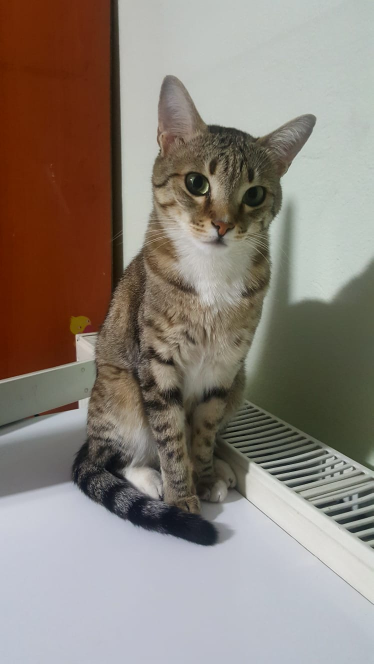
#> input picture yumushan.jpg, 747 x 1328 px (shown at 1/2 size)
$ python HLS.py
#> lines starting #> are read from the running program, lines starting #| are printed output that depends on the picture; after the words box and inside, x2 and y2 are one past the last pixel; in counts of white or black regions, pixels touching at a corner belong together
import cv2
import numpy as np

# load image
img = cv2.imread("yumushan.jpg")
#> img is the input picture: shape (1328, 747, 3); mean B, G, R 120.8, 129.9, 139.6
x = img.shape[1]
#> x = 747
y = img.shape[0]
#> y = 1328

# resize
new_x = 450
new_y = int(new_x * y / x)
#> new_y = 800
img = cv2.resize(img, (new_x, new_y))
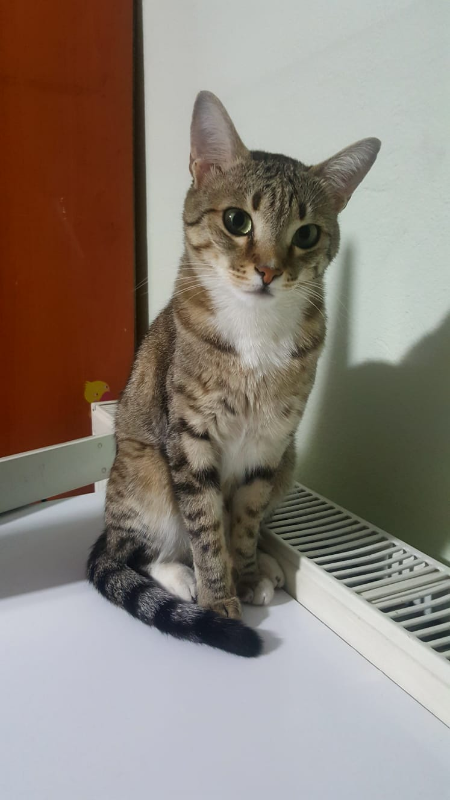
#> img: shape (800, 450, 3); mean B, G, R 120.7, 129.9, 139.6

hls_img = cv2.cvtColor(img, cv2.COLOR_BGR2HLS)
#> hls_img: shape (800, 450, 3); mean of channels 0, 1, 2 52, 131.2, 59.4

# trackbar window size
cv2.namedWindow("HLS Trackbar")
cv2.resizeWindow("HLS Trackbar", 200, 10)

# global features
h_low = 0
h_high = 179
l_low = 0
l_high = 255
s_low = 0
s_high = 255

# trackbar functions
cv2.createTrackbar("H Low", "HLS Trackbar", h_low, 179, lambda x: x)
cv2.createTrackbar("H High", "HLS Trackbar", h_high, 179, lambda x: x)
cv2.createTrackbar("L Low", "HLS Trackbar", l_low, 255, lambda x: x)
cv2.createTrackbar("L High", "HLS Trackbar", l_high, 255, lambda x: x)
cv2.createTrackbar("S Low", "HLS Trackbar", s_low, 255, lambda x: x)
cv2.createTrackbar("S High", "HLS Trackbar", s_high, 255, lambda x: x)

while True:
    h_low = cv2.getTrackbarPos("H Low", "HLS Trackbar")
    h_high = cv2.getTrackbarPos("H High", "HLS Trackbar")
    l_low = cv2.getTrackbarPos("L Low", "HLS Trackbar")
    l_high = cv2.getTrackbarPos("L High", "HLS Trackbar")
    s_low = cv2.getTrackbarPos("S Low", "HLS Trackbar")
    s_high = cv2.getTrackbarPos("S High", "HLS Trackbar")

    lower = np.array([h_low, l_low, s_low])
    upper = np.array([h_high, l_high, s_high])

    mask = cv2.inRange(hls_img, lower, upper)
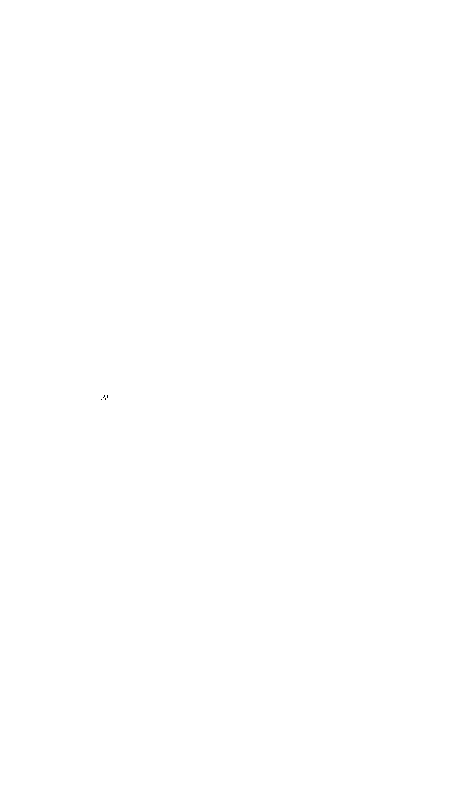
#> mask: shape (800, 450); 100% white; black in thin lines or dots, all inside (x1, y1, x2, y2) = (101, 395, 108, 400)
    result = cv2.bitwise_and(img, img, mask=mask)

    cv2.imshow("HLS Trackbar", result)

    if cv2.waitKey(1) & 0xFF == ord("q"):
#> (key q is pressed here)
        break

cv2.destroyAllWindows()

$ run again, with hls1.png saved as yumushan.jpg
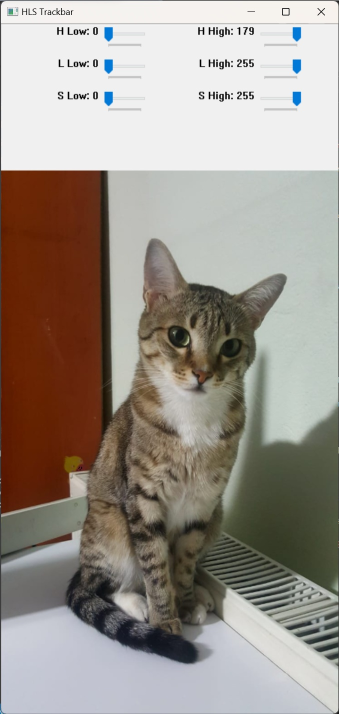
#> input picture hls1.png, 678 x 1427 px (shown at 1/2 size)
#> img is the input picture: shape (1427, 678, 3); mean B, G, R 140.8, 149.2, 157.3
#> `img = cv2.resize(img, (new_x, new_y))`:
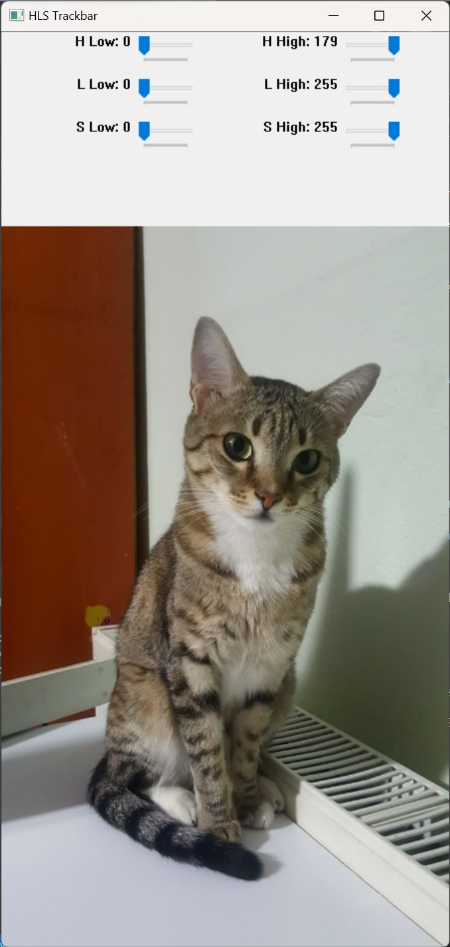
#> img: shape (947, 450, 3); mean B, G, R 140.7, 149.1, 157.2
#> hls_img: shape (947, 450, 3); mean of channels 0, 1, 2 36.8, 149.8, 49.9
#> mask: shape (947, 450); 100% white; black in thin lines or dots, all inside (x1, y1, x2, y2) = (110, 621, 111, 622)
